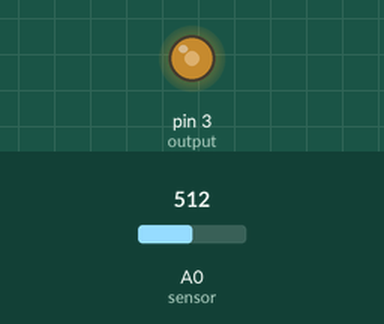
A sketch run on a simulated Arduino Uno, built with avr-gcc and run on an emulated ATmega328P. Parts: output pins drawn as LEDs (lit = HIGH). The test bench sets the inputs (shaded band); at power-on: A0 (sensor) = 512.

Above: at 1.2 s.
1.3 s: A0 (sensor) set to 716
At 2.2 s:
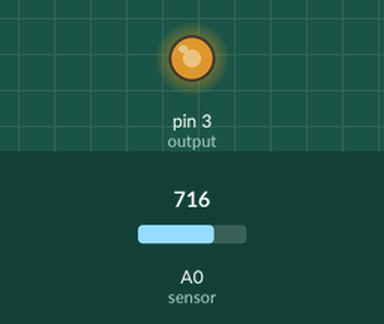
2.8 s: A0 (sensor) set to 810
At 3.4 s:
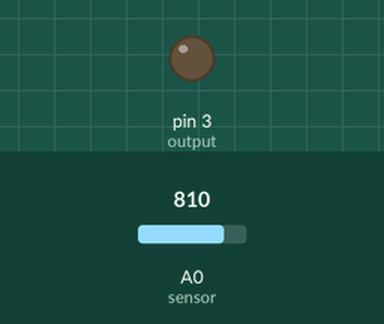
4.3 s: A0 (sensor) set to 790
At 5.5 s:
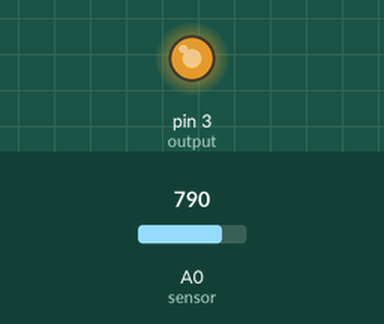
5.8 s: A0 (sensor) set to 290
At 6.8 s:
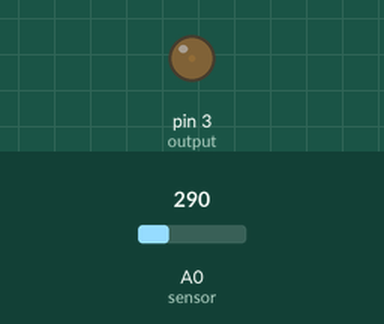
7.3 s: A0 (sensor) set to 900
At 8.0 s:
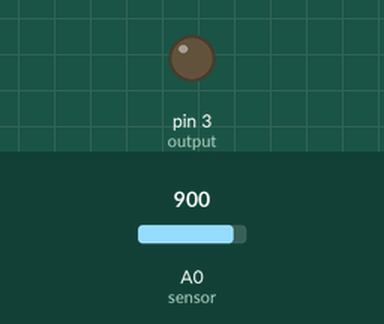
8.8 s: A0 (sensor) set to 122
At 9.1 s:
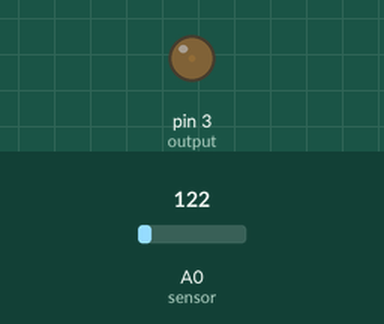
Timing chart, 0 to 11.3 s (numbered marks = the images above; inputs shaded):
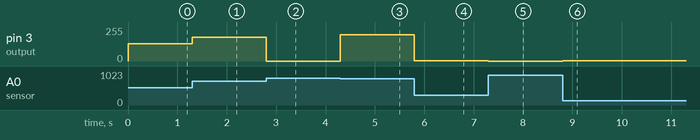

Measured:
- after the input at 1.3 s, pin 3 (output): 128/255 → 179/255 at once
- after the input at 2.8 s, pin 3 (output): 179/255 → 0/255 at once
- after the input at 4.3 s, pin 3 (output): 0/255 → 197/255 at once
- after the input at 5.8 s, pin 3 (output): 197/255 → 1/255 at once
- after the input at 7.3 s, pin 3 (output): 1/255 → 0/255 at once
- after the input at 8.8 s, pin 3 (output): 0/255 → 1/255 at once

The sketch:

ledldr.ino
```cpp
int sensor=A0;
int output=3;
void setup()
{
pinMode(output, OUTPUT);
}
void loop()
{
int reading=analogRead(sensor);
int bright;
if(reading<300)
{
  bright=reading/2;
  analogWrite(output,HIGH);
}
else if(reading>300 && reading<800)
{
  bright=reading/4;
  analogWrite(output,bright);

}
else
{
  digitalWrite(output,LOW);
}
}
```
